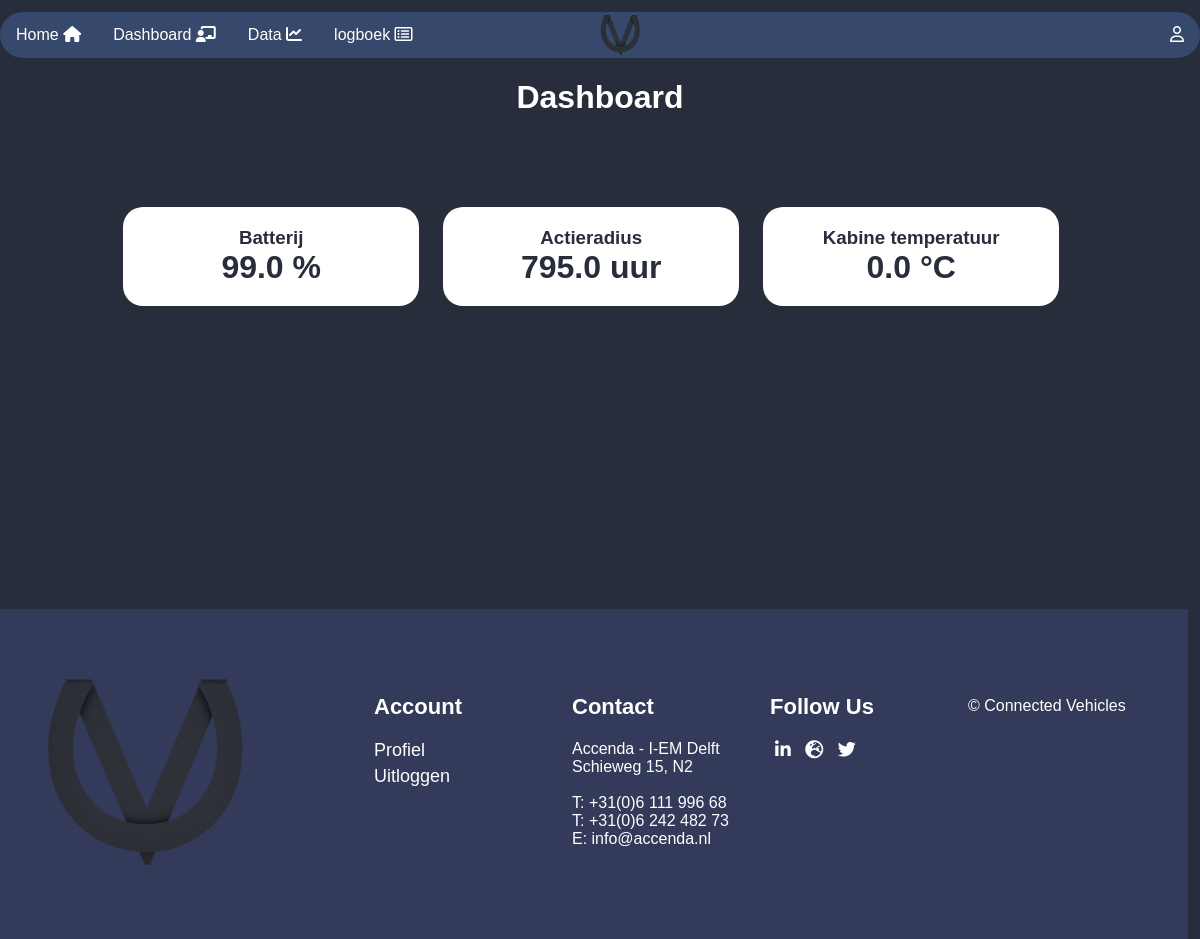
Before: /home/dashboard (signed in) with the older database file.
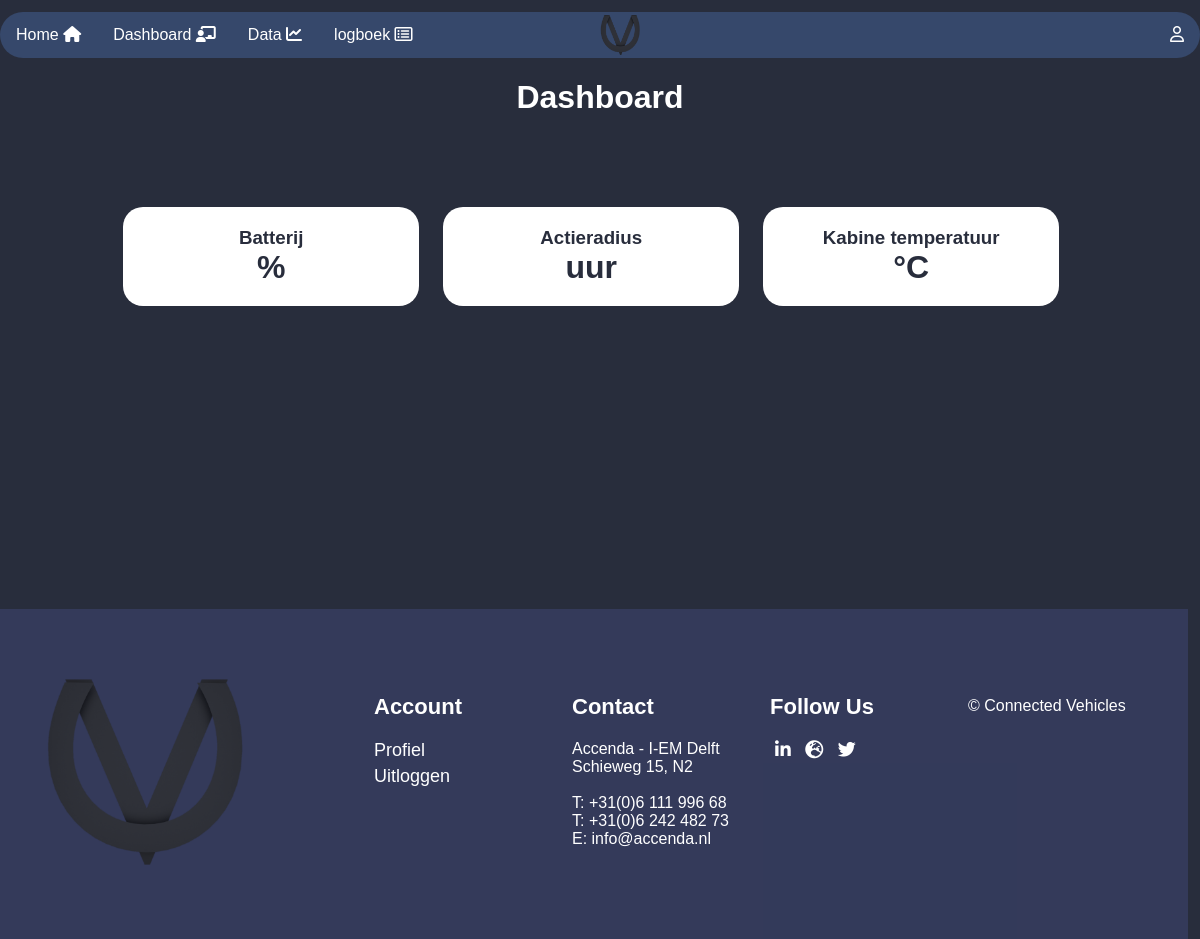
After: the same page with the newer database file.
### api/models.py (models this page shows, shortened)
class vehicleStatus(models.Model):
    time = models.DateTimeField(auto_now_add=True)
    vehicle_id = models.CharField(max_length=20)
    laden = models.BooleanField()
    error_g = models.BooleanField()
    tanken = models.BooleanField()
    baterij_temp = models.BooleanField()
    batterij_span_laag = models.BooleanField()
    batterij_span_hoog = models.BooleanField()
    vermogen = models.FloatField()
    batterij_percentage = models.FloatField()
    actieradius = models.FloatField()
    batterijspanning_minimum = models.FloatField()
    batterijspanning_gemiddeld = models.FloatField()
    batterijspanning_maximum = models.FloatField()
    snelheid = models.FloatField()
    airco_actief = models.FloatField()
    error_12v = models.FloatField()
    hoogspanningserror = models.FloatField()
    motor_temperatuur_alarm = models.FloatField()
    controller_temperatuur_alarm = models.FloatField()
    airco_aan = models.FloatField()
    motor_temperatuur = models.FloatField()
    controller_temperatuur = models.FloatField()
    spanning_12v = models.FloatField()
    gemiddeld_verbruik = models.FloatField()
    aantal_satellieten  = models.FloatField()
    batterij_temperatuur = models.FloatField()
    kabine_temperatuur = models.FloatField()
    kabine_ingestelde_temperatuur = models.FloatField()
    olie_temperatuur = models.FloatField()
    versnelling_x_richting = models.FloatField()
    versnelling_y_richting = models.FloatField()
    versnelling_z_richting = models.FloatField()
    bedrijfstijd = models.FloatField()
    class Meta:
        verbose_name_plural = "vehicle statusses"

### frontend/views.py (the view)
# urls.py: path('dashboard', views.dashboardView, name='Dashboard'),
def dashboardView(request):
    if not request.user.is_anonymous:
        vehicle_ids = request.user.profile.vehicle_ids
        if vehicle_ids is not None:
            vehicle_ids_sep = split_vehicle_ids(vehicle_ids)
            selected_vehicle_id = get_selected_vehicle_id(request, vehicle_ids_sep)
            vehicle_statusses = vehicleStatus.objects.filter(vehicle_id=selected_vehicle_id).order_by('time').reverse()
            if len(vehicle_statusses) > 0:
                args = {'page':'dashboard.html', 'vehicle_status': vehicle_statusses[0], 'vehicle_id': selected_vehicle_id}
                return render(request, 'default.html', args)
            else:
                args = {'page': 'dashboard.html', 'vehicle_id': vehicle_ids}
                return render(request, 'default.html', args)
    args = {'page': 'dashboard.html',}
    return render(request, 'default.html', args)

### frontend/views.py (called while the page is built)
def split_vehicle_ids(vehicle_ids):
    vehicle_ids_sep = vehicle_ids.replace(" ", "").split(";")
    vehicle_ids_sep = [n for n in vehicle_ids_sep if len(n) > 0]  # Filter spaces
    return vehicle_ids_sep

def get_selected_vehicle_id(request, vehicle_ids_sep):
    selected_vehicle_id = request.GET.get('vehicle_id')
    if selected_vehicle_id is None:
        selected_vehicle_id = vehicle_ids_sep[0]
    return selected_vehicle_id

### templates/default.html (shortened to what this page needs)
{% load static %}
<!DOCTYPE html>
<html lang="en">
<head>
    <link rel="stylesheet" href="{% static 'style/default.css' %}">
    <link rel="stylesheet" href="https://cdnjs.cloudflare.com/ajax/libs/font-awesome/4.7.0/css/font-awesome.min.css">
</head>
<header>
    {% if user.is_authenticated %}
        <div class="navbar">
            <a href="/home">Home <i class="fas fa-home"></i></a>
            <img id="imglink" src="/static/headernav.png" class="imgnav" onclick="logoclick()"/>
            <a href="/dashboard">Dashboard <i class="fas fa-chalkboard-teacher"></i></a>
            <a href="/data-analytics">Data <i class="fas fa-chart-line"></i></a>
            <a href="/logboek">logboek <i class="far fa-list-alt"></i></a>
                <div class="dropdown-nav">
                <button class="dropbtn">
                  <i id="usericon" class="far fa-user"></i>
                </button>
              </div>
            </div>
    {% endif %}
</header>
{% include page %}
<footer>
    <div class="footer">
        <div class="inner_footer">
            <div class="logo_container">
                <img src="/static/headernav.png">
            </div>
            <div class="footer_third">
                <h1>Account</h1>
                {% if user.is_authenticated %}
                    <a href="/profiel">Profiel</a>
                    <a href="/logout">Uitloggen</a>
                {% else %}
                    <a href="/login">Inloggen</a>
                    <a href="/register">Registreren</a>
                {% endif %}
            </div>
            <div class="footer_third">
                <h1>Contact</h1>
                <span>
                    Accenda - I-EM Delft <br>
                    Schieweg 15, N2 <br> <br>
                    T: +31(0)6 111 996 68 <br>
                    T: +31(0)6 242 482 73 <br>
                    E: info@accenda.nl
                </span>
            </div>
            <div class="footer_third">
                <h1>Follow Us</h1>
                <li><a href="https://www.linkedin.com/company/accenda-bv/about/"><i class="fa fa-linkedin"></i> </a></li>
                <li><a href="https://www.accenda.nl/"><i class="fas fa-globe-europe"></i></a></li>
                <li><a href="https://twitter.com/AccendaInfo"><i class="fa fa-twitter"></i>  </a></li>
            </div>
            <div class="footer_third">
                <span>
                    <br>
                    © Connected Vehicles
                </span>
            </div>
        </div>
    </div>
</footer>
</html>

### templates/dashboard.html (shortened to what this page needs)
{% load static %}
<head>
    <link rel="stylesheet" href="{% static 'style/dashboard.css' %}">
</head>
<body>
    <div class="content">
        <h1 id="welkoms-bericht">Dashboard</h1>
        <br>
        {% if user.is_authenticated %}
            {% if vehicle_id != None %}
                <div class="grid-container">
                    <div class="grid-box">
                        <h3>Batterij</h3>
                        <h1>{{ vehicle_status.batterij_percentage}} %</h1>
                    </div>
                    <div class="grid-box">
                        <h3>Actieradius</h3>
                        <h1>{{ vehicle_status.actieradius}} uur</h1>
                    </div>
                    <div class="grid-box">
                        <h3>Kabine temperatuur</h3>
                        <h1>{{ vehicle_status.kabine_temperatuur }} °C</h1>
                    </div>
                </div>
            {% else %}
                <p id="error-else">Er is geen voertuig aan dit account gekoppeld.</p>
            {% endif %}
        {% else %}
            <p id="error-else">Om de status van uw voertuig(en) te zien moet u eerst <a href="/login" style="color: white">inloggen</a>.</p>
        {% endif %}
</body>

Changed rows visible on the page:
removed vehicleStatus: batterij_percentage "99.0", actieradius "795.0", kabine_temperatuur "0.0"
